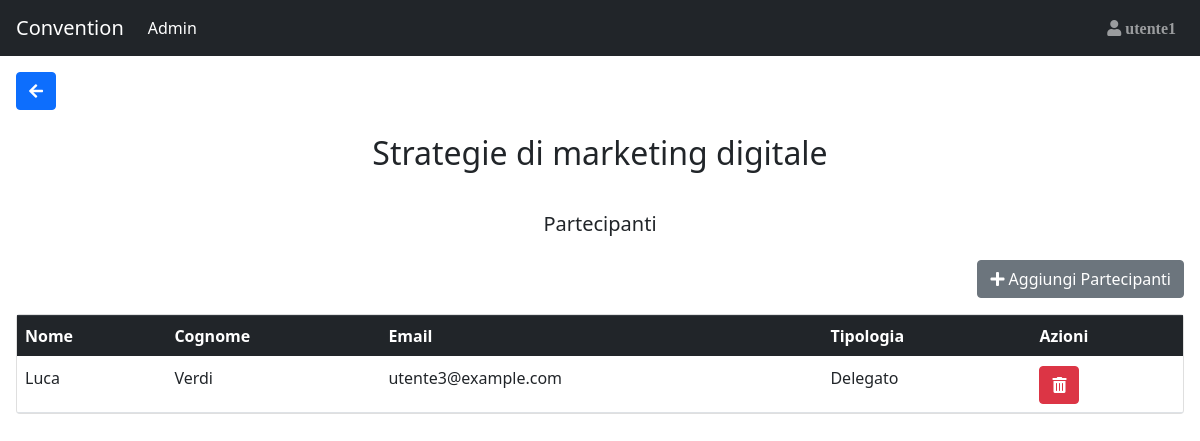
Screenshot of /Sito_convention/Partecipanti.php?Programma=3 (signed in) with the database file from the repository.
### tables this page shows
CREATE TABLE IF NOT EXISTS User(
    Id_user INT(3) NOT NULL AUTO_INCREMENT,
    Mail VARCHAR(30) NULL,
    Password_user CHAR(64) NULL,
    IDPart_fk INT(3) NULL,
    IDRel_fk INT(3) NULL,
    FOREIGN KEY(IDRel_fk) REFERENCES Relatore(IDRel) ON DELETE CASCADE,
    FOREIGN KEY(IDPart_fk) REFERENCES Partecipante(IDPart) ON DELETE CASCADE,
    PRIMARY KEY(Id_user)
);

CREATE TABLE IF NOT EXISTS Speech(
    IDSpeech INT(3) NOT NULL AUTO_INCREMENT,
    Titolo VARCHAR(100) NULL,
    Argomento VARCHAR(100) NULL,
    PRIMARY KEY(IDSpeech)
);

CREATE TABLE IF NOT EXISTS Programma(
    IDProgramma INT(3) NOT NULL AUTO_INCREMENT,
    FasciaOraria TIME NULL,
    IDSpeech_fk INT(3) NULL,
    NomeSala_fk VARCHAR(20) NULL,
    FOREIGN KEY(IDSpeech_fk) REFERENCES Speech(IDSpeech) ON DELETE CASCADE, 
    FOREIGN KEY(NomeSala_fk) REFERENCES Sala(NomeSala),
    PRIMARY KEY(IDProgramma)
);

CREATE TABLE IF NOT EXISTS Partecipante(
    IDPart INT(3) NOT NULL AUTO_INCREMENT,
    NomePart VARCHAR(20) NULL,
    CognomePart VARCHAR(20) NULL,
    TipologiaPart VARCHAR(20) NULL,
    PRIMARY KEY(IDPart)
);

### Sito_convention/utilitis.php (called while the page is built, shortened)
<?php
    function Controllo_Cookie($wait) {
        if(!(isset($_COOKIE["Tempo_Sessione"])) && ($wait==true)){
            return false;
        }else{
            return true;
        }
    };
    function Controllo_Utente(){
        if (Database::connect()){
            $queryTab= "SELECT Mail FROM User WHERE id_user = ?";
            $parametri=["i",$_SESSION['idUser']];
            if($risultatoUser=Database::executeQuery($queryTab,$parametri,true)){
                if (($risultatoUser->num_rows) == 1){
                    return true;
                }
                else{
                    header("Location: ./destroyer_session.php?call=noexistsnomore".$_SESSION['idUser']);
                    exit;
                }
            }else{
                header("Location: ./destroyer_session.php?call=error internal");
                exit;
            }
        }
    }
    function is_NOTAnonymus() {
        if(isset($_SESSION["idUser"])){
            return true;
        }
        else{
            return false;
        }
    };
?>

### Sito_convention/Database.php (called while the page is built, shortened)
<?php
    class Database {
        private static $host = "localhost";
        private static $username = "root";
        private static $password = "";
        private static $database = "Convention";
        private static $connection;
        public static function connect() {
            self::$connection = new mysqli(self::$host, self::$username, self::$password, self::$database);
            return true;
        }
        public static function executeQuery($query,$parametri,$flag) {
            $stmt = self::$connection->prepare($query);
		    $stmt->bind_param(...$parametri);
            $result2=$stmt->execute();
            $result = $stmt->get_result();
            if ($flag){
                return $result;
            }else{
                return $result2;
            }
        }
    }
?>

### Sito_convention/Partecipanti.php (the view, shortened to what this page needs)
<!DOCTYPE html>
<html lang="en">
<head>
</head>
<body>
    <?php
    include "Database.php";
    include "utilitis.php";
    include_once("dependences.php");
    $where="Admin";
    include_once("navbar.php");
    ?>
    <div class="container-fluid p-3">
    <a href='admin.php'><button class='btn btn-primary mb-2'><i class='fas fa-arrow-left'></i></button></a>
        <?php
        if (Database::connect()){
            if(Controllo_Cookie(true) && Controllo_Utente() && isset($_REQUEST["Programma"])){
                $queryTab= "SELECT Speech.Titolo AS TitoloSpeech FROM Programma JOIN Speech ON Programma.IDSpeech_fk = Speech.IDSpeech WHERE Programma.IDProgramma = ?";
                $parametri=["i",$_REQUEST["Programma"]];
                if($risultatoTitolo=Database::executeQuery($queryTab,$parametri,true)){
                    if (!($risultatoTitolo->num_rows) == 0){
                        $Risposta_speech2=$risultatoTitolo->fetch_assoc();
                        $htmlmio=<<<XYZ
                            <div class="row">
                                <div class="col">
                                    <h2 class='card-title p-2 text-center p-3'>{$Risposta_speech2["TitoloSpeech"]}</h2>
                                </div>
                            </div>
                            <div class="row">
                                <div class="col">
                                    <h5 class='card-title p-2 text-center p-3'>Partecipanti</h5>
                                </div>
                            </div>
                            <div class="col text-end mb-3 pr-0">
                                <form action="AggiungiPersonal.php" method="post">
                                    <button class="btn btn-secondary" type="submit"><i class="fas fa-plus"></i> Aggiungi Partecipanti</button>
                                </form>
                            </div>
                        XYZ;
                        echo $htmlmio;
                    }
                }
                $queryTab= "SELECT IDPart, NomePart, CognomePart, TipologiaPart, Mail, IDSpeech_fk FROM Programma JOIN Sceglie ON Programma.IDProgramma = Sceglie.IDProgramma_fk LEFT JOIN Partecipante ON Sceglie.IDPart_fk = Partecipante.IDPart LEFT JOIN User ON Partecipante.IDPart = User.IDPart_fk WHERE Programma.IDProgramma = ?";
                $parametri=["i",$_REQUEST["Programma"]];
                if($risultatoSpeech=Database::executeQuery($queryTab,$parametri,true)){
                    if (!($risultatoSpeech->num_rows) == 0){
                        $htmlmio=<<<XYZ
                        <div class="card">
                            <table class='table mb-0'>
                                <thead class="thead-dark">
                                    <tr>
                                        <th>Nome</th>
                                        <th>Cognome</th>
                                        <th>Email</th>
                                        <th>Tipologia</th>
                                        <th>Azioni</th>
                                    </tr>
                                </thead>
                                <tbody>
                        XYZ;
                        echo $htmlmio;
                        while($Risposta_speech=mysqli_fetch_array($risultatoSpeech)) {
                            if ($Risposta_speech["Mail"]==""){
                                $maill="Non disponibile";
                            }
                            else{
                                $maill=$Risposta_speech["Mail"];
                            }
                            echo "<tr>";
                                echo "<td>" . $Risposta_speech["NomePart"] . "</td>";
                                echo "<td>" . $Risposta_speech["CognomePart"] . "</td>";
                                echo "<td>" . $maill . "</td>";
                                echo "<td>" . $Risposta_speech["TipologiaPart"] . "</td>";
                                echo "<td><form action='Abbandona.php?who=Admin' method='POST'><input type='hidden' name='IdPart' value=".$Risposta_speech['IDPart']." /><input type='hidden' name='QualeSpeech' value=".$Risposta_speech["IDSpeech_fk"]." /><button onClick=\"javascript: return confirm('Sicuro?');\" type='submit' class='btn btn-danger' title='Elimina Partecipante dallo Speech'><i class='fas fa-trash-alt'></i></button></form></td>";
                        }
                        $htmlmio =<<<XYZ
                                </tbody>
                            </div>
                        </table>
                        XYZ;
                        echo $htmlmio;
                    }
                    else{
                        echo "Non c'è nessun partecipante";
                    }
                }
            }
        }
        ?>
    </div>
</body>
</html>

### Sito_convention/navbar.php (shortened to what this page needs)
<nav class="navbar navbar-expand-md bg-dark navbar-dark sticky-top">
    <a class="navbar-brand" href=<?php echo $returnto1;?>>Convention</a>
    <div id="navb" class="navbar-collapse collapse hide">
        <ul class="navbar-nav">
        <li class="nav-item active">
            <a class="nav-link" href=<?php echo $returnto2;?>><?php echo $where; ?></a>
        </li>
        </ul>
        <?php
            include_once("dependences.php");
            if(is_NOTAnonymus()){
                if (Database::connect()){
                    $queryTab= "SELECT Mail FROM User WHERE id_user = ?";
                    $parametri=["i",$_SESSION['idUser']];
                    if($risultatoUser=Database::executeQuery($queryTab,$parametri,true)){
                        if (($risultatoUser->num_rows) == 1){
                            $Risposta_user=$risultatoUser->fetch_assoc();
                            $nome = strtok($Risposta_user['Mail'], '@');
                            $htmlmio = <<<XYZ
                            <ul class="nav navbar-nav ml-auto dropleft">
                                <div class="dropdown">
                                <div class="dropdown-menu" aria-labelledby="dropdownMenuButton">
                                <a class="dropdown-item" href="information.php?nameuser=$nome"><i class="fas fa-info-circle"></i> Info Account</a>
                                <a class="dropdown-item" href="destroyer_session.php"><span class="fas fa-sign-in-alt"></span> Logout</a>
                                </div>
                            </div>
                                <a type="button" id="dropdownMenuButton" data-toggle="dropdown" aria-haspopup="true" aria-expanded="false" class="nav-link" href="#"><span class="fas fa-user"> {$nome} </span></a>
                                </div>
                            </li>
                            </ul>
                            XYZ;
                            echo $htmlmio;
                        }
                        else{
                            header("Location: ./destroyer_session.php?call=controllo utente 2 header");
                            exit;
                        }
                    }
                }
            }
        ?>
</nav>

### rows the page displays
user: Mail "utente1"
speech: Titolo "Strategie di marketing digitale"
programma: partecipante.NomePart "Luca", partecipante.CognomePart "Verdi", user.Mail "utente3@example.com", partecipante.TipologiaPart "Delegato"

### other values shown
$where "Admin"
